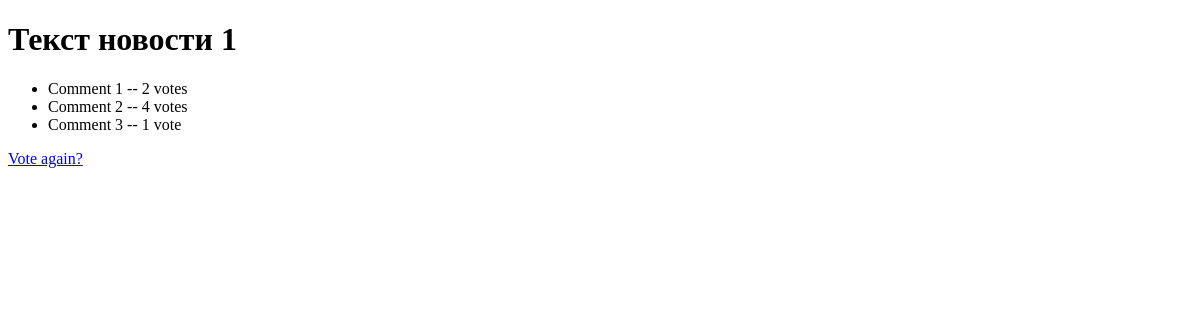
Page /blog_app/1/results/ on the earlier database version.
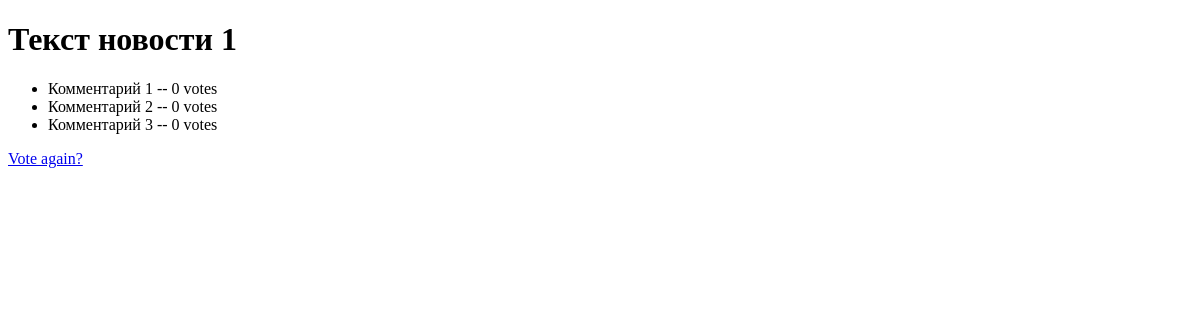
Same page on the later database version.
### blog_app/models.py (models this page shows, shortened)
class Comment(models.Model):
    post = models.ForeignKey(Post)
    comment_text = models.CharField(max_length=256)
    votes = models.IntegerField(default=0)

### blog_app/views.py (the view)
# urls.py: url(r'^(?P<pk>[0-9]+)/results/$', views.ResultsView.as_view(), name='results'),
class ResultsView(generic.DetailView):
    model = Post
    template_name = 'blog_app/results.html'

### blog_app/templates/blog_app/results.html
{% extends "blog_app/template.html" %}
{% block content %}
    <h1>{{ post.post_text }}</h1>
    <ul>
        {% for comment in post.comment_set.all %}
            <li>{{ comment.comment_text }} -- {{ comment.votes }} vote{{ comment.votes|pluralize }}</li>
        {% endfor %}
    </ul>
    <a href="{% url 'blog_app:detail' post.id %}">Vote again?</a>
{% endblock %}

Differences in the rows shown:
removed Comment: comment_text "Comment 1", votes "2"
removed Comment: comment_text "Comment 2", votes "4"
removed Comment: comment_text "Comment 3", votes "1"
now on this page (row edited): Comment: comment_text "Комментарий 1", votes "0"
now on this page (row edited): Comment: comment_text "Комментарий 2", votes "0"
now on this page (row edited): Comment: comment_text "Комментарий 3", votes "0"
